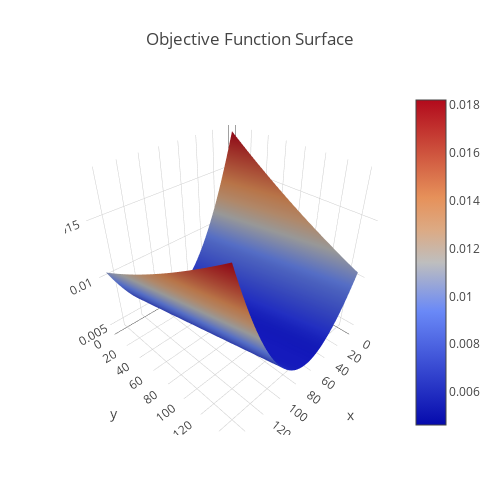

The cell this chart's notebook holds for it:
### Code cell
'''Plot the objective function around the minimum'''
#!pip install plotly

(x_vec, y_vec, z_mtrx) = get_objective_function(a_mtrx, x_vec, b_vec)

import plotly
import plotly.graph_objs as go

plotly.offline.init_notebook_mode(connected=True)

data = [ go.Surface(z=z_mtrx) ]
layout = go.Layout(
        title='Objective Function Surface',
        autosize=False,
        width=500,
        height=500,
        margin=dict(
            l=65,
            r=50,
            b=65,
            t=90
        )
    )

plotly.offline.iplot({
    "data": data,
    "layout": layout
})

### Figure 1 — Plotly figure (JSON) as saved in the notebook; plotly's stock layout.template omitted (floating-point values rounded to 4 significant figures; data arrays with more than 128 entries replaced by an {"elided": "..."} marker saying what was removed)
{"data": [{"type": "surface", "uid": "65932b14-75ce-416e-b6d9-1c5ba68ac7fd", "z": {"elided": "150x150 float values"}}], "layout": {"autosize": false, "height": 500, "margin": {"b": 65, "l": 65, "r": 50, "t": 90}, "title": "Objective Function Surface", "width": 500}}
